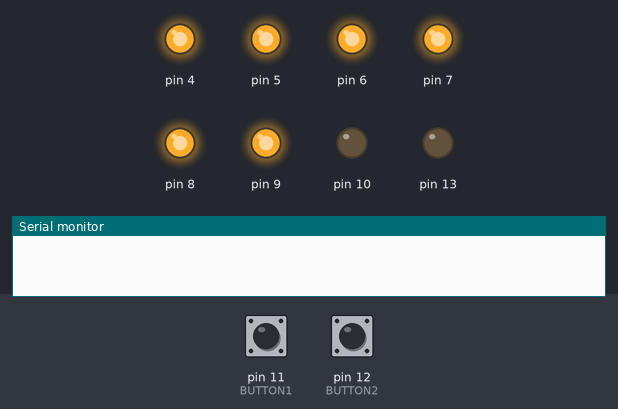
This sketch was run on a simulated Arduino Uno, built with avr-gcc and run on an emulated ATmega328P. Shown: output pins drawn as LEDs (lit = HIGH), the last lines printed to the serial monitor. The test bench sets the inputs (shaded band); at power-on: pin 12 (BUTTON2) HIGH, pin 11 (BUTTON1) HIGH.

Above: at 1.2 s.
1.3 s: pin 12 (BUTTON2) pulled LOW for 1 s
At 2.5 s:
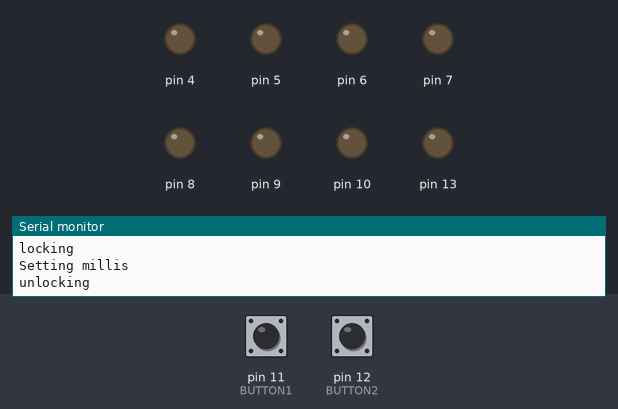
3.8 s: pin 11 (BUTTON1) pulled LOW for 0.15 s
At 4.4 s:
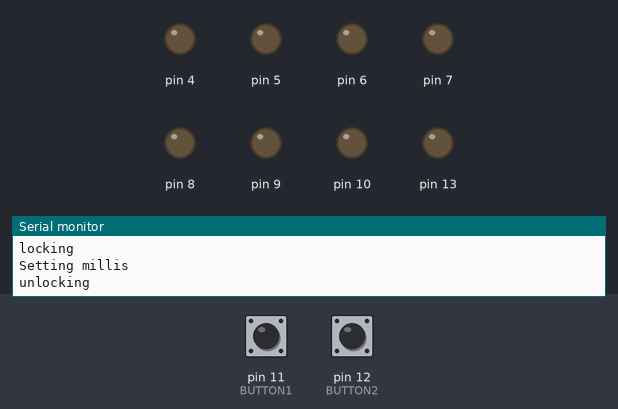
6.2 s: pin 11 (BUTTON1) pulled LOW for 1 s
10.2 s: pin 11 (BUTTON1) pulled LOW for 0.15 s
At 10.8 s:
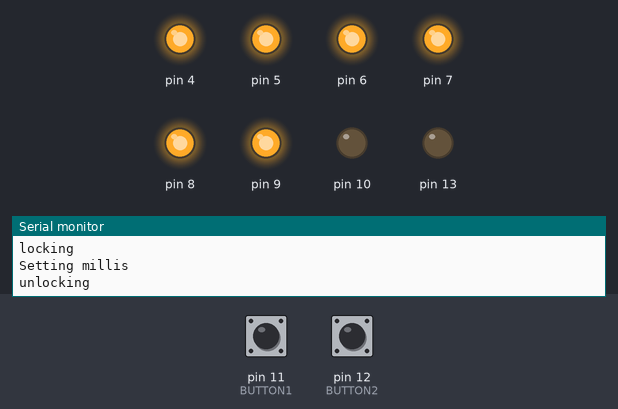
13.3 s: pin 12 (BUTTON2) pulled LOW for 0.15 s
At 16.31 s:
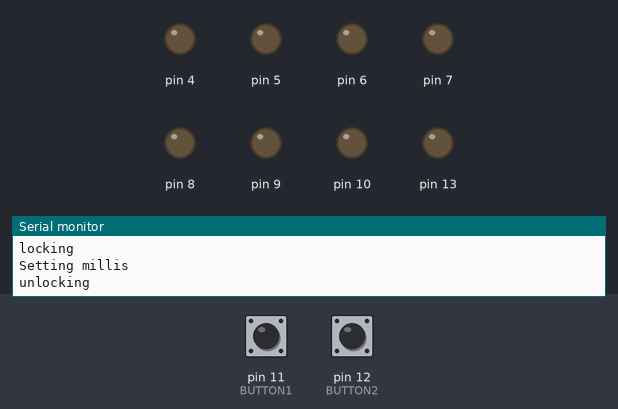
16.4 s: pin 11 (BUTTON1) pulled LOW for 3.2 s
Timing chart, 0 to 21.1 s (numbered marks = the images above; inputs shaded):
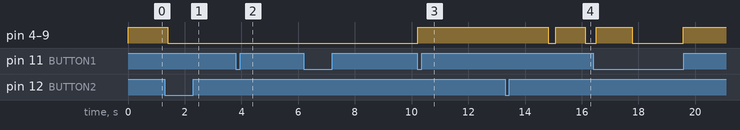

Measured:
- after the input at 1.3 s, pin 4–9: HIGH → LOW after 0.10 s
- after the input at 3.8 s, pin 4–9: stays LOW (without the input it goes to HIGH after 2.2 s)
- after the input at 10.2 s, pin 4–9: LOW → HIGH at once
- after the input at 13.3 s, pin 4–9: HIGH → LOW after 1.5 s instead of 0.93 s

The sketch:

latarnia.ino
```cpp
//10,11 i 12,13

#define BUTTON1 11
#define BUTTON2 12
#define BUTTON1BARE PINB3
#define BUTTON2BARE PINB4

#define P0 PD4
#define P1 PD5
#define P2 PD6
#define P3 PD7
#define P4 PB0
#define P5 PB1

#define PORT0 PORTD
#define PORT1 PORTD
#define PORT2 PORTD
#define PORT3 PORTD
#define PORT4 PORTB
#define PORT5 PORTB


#define PIN_HIGH(n) PORT##n |= (1 << P##n)
#define PIN_LOW(n) PORT##n &= ~(1 << P##n)


// the setup routine runs once when you press reset:
void setup() {
  // initialize serial communication at 9600 bits per second:
  Serial.begin(9600);
  //buttons
  pinMode(10,OUTPUT);
  pinMode(BUTTON1,INPUT);
  digitalWrite(10,LOW);
  pinMode(13,OUTPUT);
  digitalWrite(13,LOW);
  pinMode(BUTTON1,INPUT);
  pinMode(BUTTON2,INPUT);
  digitalWrite(BUTTON1,HIGH);
  digitalWrite(BUTTON2,HIGH);

  //

  pinMode(4, OUTPUT);
  pinMode(5, OUTPUT);
  pinMode(6, OUTPUT);
  pinMode(7, OUTPUT);
  pinMode(8, OUTPUT);
  pinMode(9, OUTPUT);

  digitalWrite(4,HIGH);
  digitalWrite(5,HIGH);
  digitalWrite(6,HIGH);
  digitalWrite(7,HIGH);
  digitalWrite(8,HIGH);
  digitalWrite(9,HIGH);

  }


unsigned long lastMillis;
boolean lastButton1State = false;
boolean lastButton2State = false;

int color = 0;
int blinkMode = 0;

#define COLOR_SIZE 8
int colors[COLOR_SIZE][6] ={
                            {1,1,1,1,1,1},
                            {1,1,0,1,1,0},
                            {1,0,1,1,0,1},
                            {0,1,1,0,1,1},
                            {1,0,0,1,0,0},
                            {0,1,0,0,1,0},
                            {0,0,1,0,0,1},
                            {0,0,0,0,0,0}
                           };
#define BLINK_MODE_SIZE 3
int blinks[BLINK_MODE_SIZE][2][10] ={{{0,50,100,200,255,255,200,100,50,0},
                                     {0,50,100,200,255,255,200,100,50,0}},
                                     {{255,200,100,50,0,0,50,100,200,255},
                                     {0,50,100,200,255,255,200,100,50,0}},
                                     {{255,255,255,255,255,255,255,255,255,255},
                                     {255,255,255,255,255,255,255,255,255,255}}};
void button1Pressed(){
  color = (color + 1) % COLOR_SIZE;
  Serial.print("Colors(");Serial.print(color);Serial.print("):");
  for (int i = 0; i < 6; i++){
    Serial.print(colors[color][i]); Serial.print(" - ");}
  Serial.println("");
}

void button2Pressed(){
//  Serial.println("Button2 pressed");
  blinkMode = (blinkMode + 1) % BLINK_MODE_SIZE;
  Serial.print("Blinks(");Serial.print(blinkMode);Serial.print("):");
  for (int i = 0; i < 10; i++){
    Serial.print(blinks[blinkMode][0][i]); Serial.print(" - ");}
  Serial.println("");
  Serial.print("blink mode 2:");
  for (int i = 0; i < 10; i++){
    Serial.print(blinks[blinkMode][1][i]); Serial.print(" - ");}
  Serial.println("");
}

unsigned long b1Millis,b2Millis;
  boolean button1Lock = false, button2Lock = false;

void checkButtons(){
//  Serial.println(PINB & (1 << PINB3));
  boolean newButton1State = (PINB & (1 << PINB3)) > 0 ? false : true;
  boolean newButton2State = (PINB & (1 << PINB4)) > 0 ? false : true;


  if (newButton1State != lastButton1State){
    b1Millis = millis();
    Serial.println("Setting millis");
    lastButton1State = newButton1State;
  }

  if (millis() - b1Millis > 100 && newButton1State == lastButton1State){

       if (newButton1State && !button1Lock){
          button1Pressed();
          button1Lock = true;
          Serial.println("locking");
       }else if (!newButton1State && button1Lock){
        Serial.println("unlocking");
        button1Lock = false;
       }
    }

    if (newButton2State != lastButton2State){
      b2Millis = millis();
      Serial.println("Setting millis");
      lastButton2State = newButton2State;
  }

  if (millis() - b2Millis > 100 && newButton2State == lastButton2State){

       if (newButton2State && !button2Lock){
          button2Pressed();
          button2Lock = true;
          Serial.println("locking");
       }else if (!newButton2State && button2Lock){
        Serial.println("unlocking");
        button2Lock = false;
       }
    }

}


int pointer = 0;
 int pwm = 0;

int targets[6] = {0,0,0,0,0,0};

void setTargets(){
  if (pwm == 255){
    int pos1 = floor(pointer / 100);
    int pos2 = (pos1 + 1) % 10;
//    Serial.print("pos1=");Serial.println(pos1);
//    Serial.print("Target:");
    int pos1Value = blinks[blinkMode][0][pos1];
    int pos2Value =  blinks[blinkMode][0][pos2];
    for(int col = 0; col < 3; col++){
      targets[col] = colors[color][col] * ((pos1Value * (100 - (pointer - pos1 * 100)))/100 + (pos2Value * (pointer - pos1 * 100))/100);
//      Serial.print(targets[col]);
//      Serial.print(", ");
    }
    pos1Value = blinks[blinkMode][1][pos1];
    pos2Value =  blinks[blinkMode][1][pos2];
    for(int col = 3; col < 6; col++){
      targets[col] = colors[color][col] * ((pos1Value * (100 - (pointer - pos1 * 100)))/100 + (pos2Value * (pointer - pos1 * 100))/100);
//      Serial.print(targets[col]);
//      Serial.print(", ");
    }
//    Serial.println("");
    pointer = (pointer + 1) % 1000;
    pwm = 0;
  }else
    pwm++;
 // pwm = (pwm + 1) % 255;


 }

 void draw(){
  setTargets();
  if (targets[0] > pwm) PIN_LOW(0); else PIN_HIGH(0);
  if (targets[1] > pwm) PIN_LOW(1); else PIN_HIGH(1);
  if (targets[2] > pwm) PIN_LOW(2); else PIN_HIGH(2);
  if (targets[3] > pwm) PIN_LOW(3); else PIN_HIGH(3);
  if (targets[4] > pwm) PIN_LOW(4); else PIN_HIGH(4);
  if (targets[5] > pwm) PIN_LOW(5); else PIN_HIGH(5);

 }

void loop() {
 // Serial.println("loop");
  checkButtons();
  draw();
  //delay(10);
}
```
